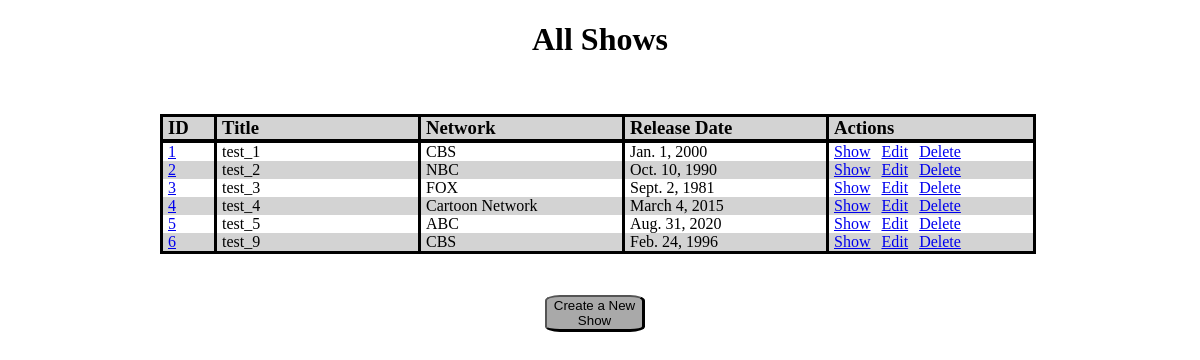
The app's page /shows, older data.
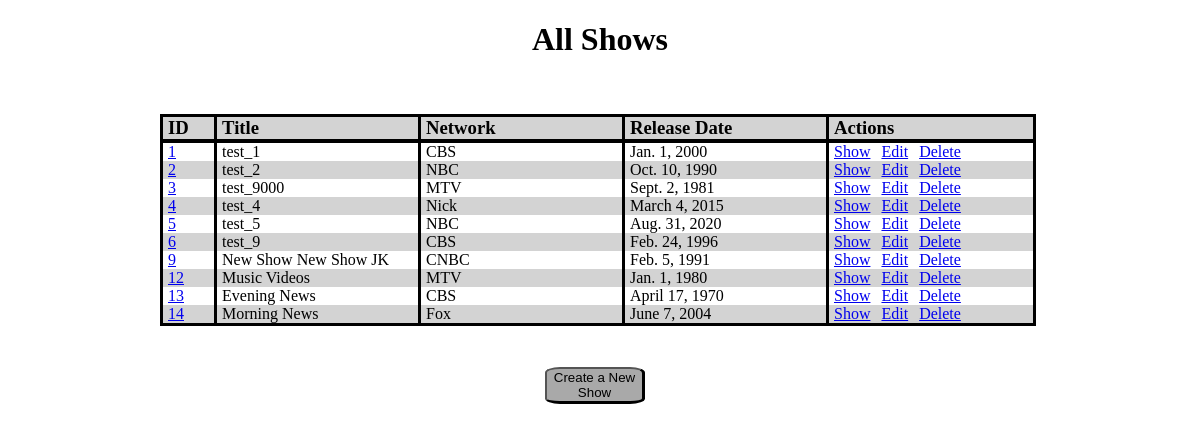
The same page, newer data.
### display/models.py (models this page shows)
class Show (models.Model):
    title = models.CharField(max_length=255)
    release_date = models.DateField()
    network = models.ForeignKey(Network, related_name="shows", on_delete=models.CASCADE)
    desc = models.TextField()
    created_at = models.DateTimeField(auto_now_add=True)
    updated_at = models.DateTimeField(auto_now=True)
    objects = DataManager()

class Network (models.Model):
    name = models.CharField(max_length=50)
    created_at = models.DateTimeField(auto_now_add=True)
    updated_at = models.DateTimeField(auto_now=True)
    objects = DataManager()

### display/views.py (the view)
# urls.py: path('shows', views.all_shows),
def all_shows(request):
    context = {"show_list": Show.objects.all()}
    return render(request,  'all.html', context )

### display/templates/all.html (shortened to what this page needs)
<!DOCTYPE html>
<html lang="en">
<head>
    {% load static %}
    <link rel="stylesheet" href="{% static 'css/style.css' %}">
</head>
<body>
    <div class = "wrapper">
        <h1>All Shows</h1>
        <div class = "list">
            <div class = "column" id = "id">
                <h3>ID</h3>
                <ul>
                    {% for show in show_list %}
                        <li><a href="/shows/{{show.id}}">{{show.id}}</a></li>
                    {% endfor %}
                </ul>
            </div>
            <div class = "column">
                <h3>Title</h3>
                <ul>
                    {% for show in show_list %}
                        <li>{{ show.title }} </li>
                    {% endfor %}
                </ul>
            </div>
            <div class = "column">
                <h3>Network</h3>
                <ul>
                    {% for show in show_list %}
                        <li>{{ show.network.name }}</li>
                    {% endfor %}
                </ul>
            </div>
            <div class = "column">
                <h3>Release Date</h3>
                <ul>
                    {% for show in show_list %}
                        <li id="release">{{ show.release_date }}</li>
                    {% endfor %}
                </ul>
            </div>
            <div class = "column" id ="action">
                <h3>Actions</h3>
                <ul class="edit">
                    {% for show in show_list %}
                        <li class="edit">
                            <a href="/shows/{{show.id}}">Show</a>
                            <a href="/edit/{{show.id}}">Edit</a>
                            <a href="/{{show.id}}/delete">Delete</a>
                        </li>
                    {% endfor %}
                </ul>
            </div>
        </div>
        <a href="/shows/new"><button id= "create">Create a New Show</button></a>
    </div>
</body>
</html>

### display/static/css/style.css (style rules this page uses)
.wrapper { width: 950px; min-height: 200px; margin: auto; }
h1 { text-align: center; }
.list { min-width: 100px; min-height: 100px; padding: 5px 10px; display: inline-block; vertical-align: top; margin: 10px 30px; }
.column { width: 200px; display: inline-block; vertical-align: top; }
#id { width: 50px; display: inline-block; }
.column h3 { text-align: left; background-color: lightgray; margin-right: -5px; margin-left: -5px; padding: 0px 5px; border-style: solid; }
.column ul { text-align: left; background-color:lightgray; text-decoration: none; padding: 0px; margin-top: -20px; margin-right: -5px; margin-left: -5px; border-style: solid; }
.column li { list-style-type: none; background-color: lightgray; padding-left: 5px; }
.column li:nth-child(odd) { background-color: white; }
#action { width: 200px; display: inline-block; text-align: center; }
.edit li a { margin: 0px 7px 0px 0px; }
#create { margin:10px 420px; background-color: darkgray; border-radius: 15%; border-bottom: solid 3px black; border-right: solid 3px black; width: 100px; }

Row changes from the older to the newer data that the page shows:
changed Show id 3: title "test_3" → "test_9000"; network.name "FOX" → "MTV"
changed Show "test_4": network.name "Cartoon Network" → "Nick"
changed Show "test_5": network.name "ABC" → "NBC"
added Show: id "9", title "New Show New Show JK", network.name "CNBC", release_date "Feb. 5, 1991"
added Show: id "12", title "Music Videos", network.name "MTV", release_date "Jan. 1, 1980"
added Show: id "13", title "Evening News", network.name "CBS", release_date "April 17, 1970"
added Show: id "14", title "Morning News", network.name "Fox", release_date "June 7, 2004"
